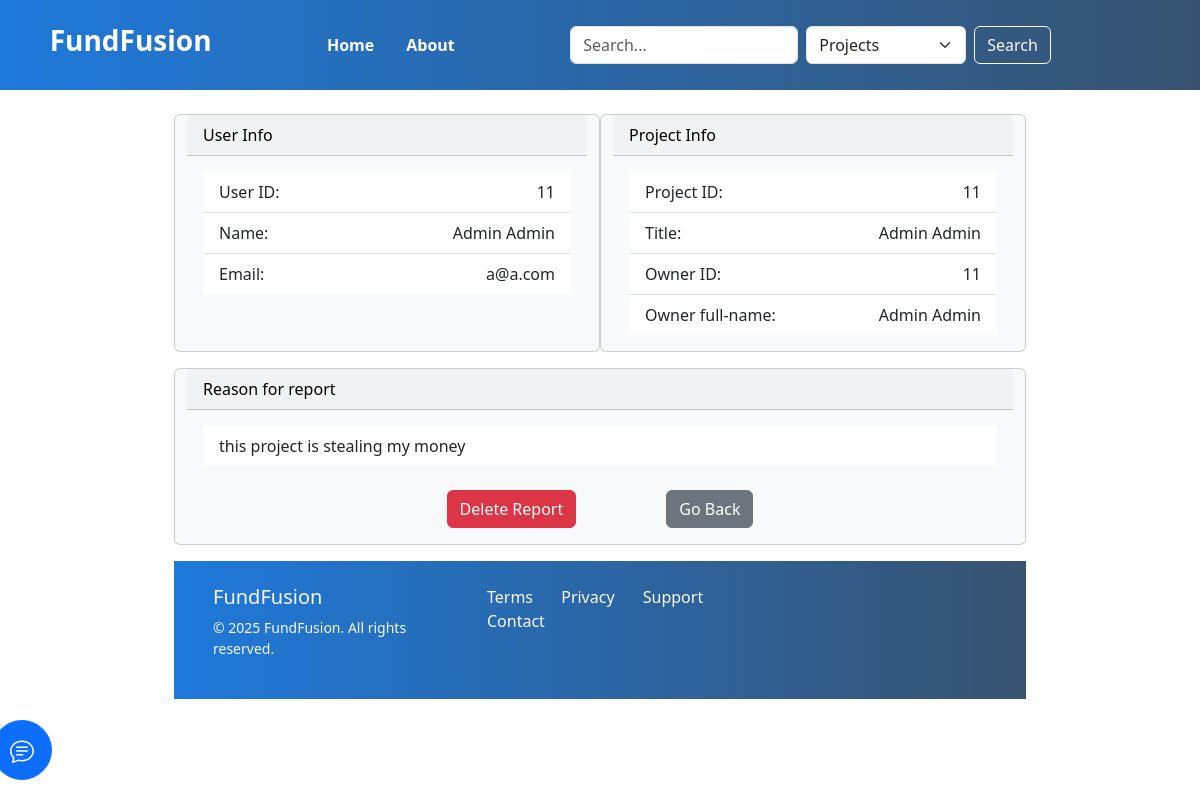
The app's page /dashboard/reports/6/ (signed in) with its own data.
### interactions/models.py (models this page shows, shortened)
class Report(models.Model):
    REPORT_TYPES = [
        ('project', 'Project'),
        ('comment', 'Comment'),
    ]
    id=models.AutoField(primary_key=True)
    user = models.ForeignKey(User, on_delete=models.CASCADE, related_name='reports')
    report_type = models.CharField(max_length=10, choices=REPORT_TYPES)
    project = models.ForeignKey(Project, on_delete=models.CASCADE, null=True, blank=True, related_name='reports')
    comment = models.ForeignKey(Comment, on_delete=models.CASCADE, null=True, blank=True, related_name='reports')
    reason = models.TextField()
    is_resolved = models.BooleanField(default=False)
    created_at = models.DateTimeField(auto_now_add=True)

### users/models.py (models this page shows, shortened)
class User(AbstractUser):
    fname = models.CharField(max_length=50)
    lname = models.CharField(max_length=50)
    email = models.EmailField(unique=True)
    password = models.CharField(max_length=50)
    facebook_acount = models.CharField(max_length=50, null=True,blank=True)
    Birthdate = models.DateTimeField(null=True, blank=True)
    phone = models.CharField(max_length=50)
    active_email = models.BooleanField(default=False)
    picture = models.ImageField(upload_to='users/', null=True, blank=True, default='default.jpg')

### dashboard/views.py (the view, shortened to what this page needs)
# urls.py: path('reports/<int:pk>/', ReportDetailView.as_view(), name='report_detail'),
class ReportDetailView(LoginRequiredMixin, UserPassesTestMixin, DetailView):
    model = Report
    template_name = 'reports/report_detail.html'
    context_object_name = 'report'
    def test_func(self):
        return self.request.user.is_staff

### dashboard/templates/reports/report_detail.html (shortened to what this page needs)
{% extends 'parent.html' %}
{% load static %}
<div class="report-detail row  w-75 m-auto p-4 ">
    <div class="card text-bg-light mb-3 col-6" >
        <div class="card-header">User Info</div>
        <div class="card-body">
            <ul class="list-group list-group-flush">
                <li class="list-group-item d-flex justify-content-between">
                  <span>User ID:</span>
                  <span>{{ report.user.id }}</span>
                </li>
                <li class="list-group-item d-flex justify-content-between">
                  <span>Name:</span>
                  <span>{{ report.user.fname }} {{ report.user.lname }}</span>
                </li>
                <li class="list-group-item d-flex justify-content-between">
                  <span>Email:</span>
                  <span>{{ report.user.email }}</span>
                </li>
            </ul>
        </div>
      </div>
      {% if report.get_report_type_display == 'Project' %}
      <div class="card text-bg-light mb-3 col-6" >
        <div class="card-header">Project Info</div>
        <div class="card-body">
            <ul class="list-group list-group-flush">
                <li class="list-group-item d-flex justify-content-between">
                  <span>Project ID:</span>
                  <span>{{ report.user.id }}</span>
                </li>
                <li class="list-group-item d-flex justify-content-between">
                  <span>Title:</span>
                  <span>{{ report.user.fname }} {{ report.user.lname }}</span>
                </li>
                <li class="list-group-item d-flex justify-content-between">
                  <span>Owner ID:</span>
                  <span>{{report.user.id}}</span>
                </li>
                <li class="list-group-item d-flex justify-content-between">
                  <span>Owner full-name:</span>
                  <span>{{ report.user.fname}} {{report.user.lname }}</span>
                </li>
            </ul>
        </div>
      </div>
{% endif %}
<div class="card text-bg-light mb-3 col-12" >
    <div class="card-header">Reason for report</div>
    <div class="card-body">
        <ul class="list-group list-group-flush">
            <li class="list-group-item d-flex justify-content-between">
              <span>{{ report.reason }}</span>
            </li>
        </ul>
        <div class=" d-flex justify-content-around mt-4 w-50 m-auto" role="group" aria-label="User actions">
                <form method="post" onsubmit="return confirm('Are you sure you want to delete this report?');">
                    <button type="submit" name="delete" class="btn btn-danger">Delete Report</button>
                </form>
                <a href="{% url 'admin_dashboard' }" class="btn btn-secondary">Go Back</a>
        </div>
    </div>
</div>

### records on screen
Report: user.id "11", user.fname "Admin", user.lname "Admin", user.email "a@a.com", reason "this project is stealing my money"
